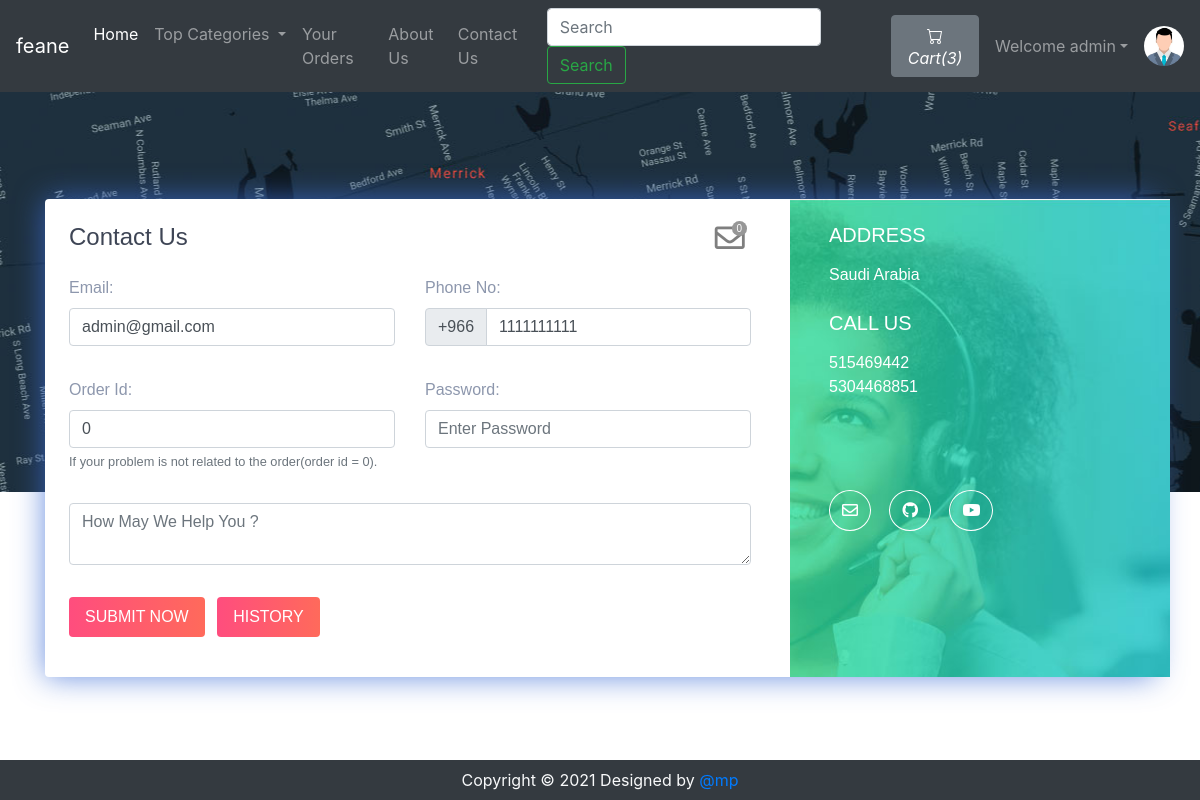
The app's page /contact.php (signed in) with its own data.
### tables this page shows
CREATE TABLE `sitedetail` (
  `tempId` int(11) NOT NULL,
  `systemName` varchar(21) NOT NULL,
  `email` varchar(35) NOT NULL,
  `contact1` bigint(21) NOT NULL,
  `contact2` bigint(21) DEFAULT NULL COMMENT 'Optional',
  `address` text NOT NULL,
  `dateTime` datetime NOT NULL DEFAULT current_timestamp()
);

CREATE TABLE `users` (
  `id` int(21) NOT NULL,
  `username` varchar(21) NOT NULL,
  `firstName` varchar(21) NOT NULL,
  `lastName` varchar(21) NOT NULL,
  `email` varchar(35) NOT NULL,
  `phone` bigint(20) NOT NULL,
  `userType` enum('0','1') NOT NULL DEFAULT '0' COMMENT '0=user\r\n1=admin',
  `password` varchar(255) NOT NULL,
  `joinDate` datetime NOT NULL DEFAULT current_timestamp()
);

### contact.php (the view, shortened to what this page needs)
<!doctype html>
<html lang="en">
  <head>
    <link rel="stylesheet" href="https://stackpath.bootstrapcdn.com/bootstrap/4.5.0/css/bootstrap.min.css">
    <link rel="stylesheet" href="https://use.fontawesome.com/releases/v5.8.2/css/all.css">
  </head>
  <body>
  <?php include 'partials/_dbconnect.php';?>
  <?php include 'partials/_nav.php';?>
      <div class="contact2" style="background-image:url(img/map.jpg);height: 400px;" id="contact">
        <div class="container">
          <div class="row contact-container">
            <div class="col-lg-12">
              <div class="card card-shadow border-0 mb-4">
                <div class="row">
                  <div class="col-lg-8">
                    <div class="contact-box p-4">
                      <div class="row">
                        <div class="col-lg-8">
                          <h4 class="title">Contact Us</h4>
                        </div>
                        <?php if($loggedin){ ?>
                          <div class="col-lg-4">
                            <div class="icon-badge-container mx-1" style="padding-left: 167px;">
                              <a href="#" data-toggle="modal" data-target="#adminReply"><i class="far fa-envelope icon-badge-icon"></i></a>
                              <div class="icon-badge"><b><span id="totalMessage">0</span></b></div>
                            </div>
                          </div>
                        <?php } ?>
                      </div>
                      <?php
                          $passSql = "SELECT * FROM users WHERE id='$userId'";
                          $passResult = mysqli_query($conn, $passSql);
                          $passRow=mysqli_fetch_assoc($passResult);
                          $email = $passRow['email'];
                          $phone = $passRow['phone'];
                      ?>
                      <form action="partials/_manageContactUs.php" method="POST">
                        <div class="row">
                          <div class="col-lg-6">
                            <div class="form-group mt-3">
                                <b><label for="email">Email:</label></b>
                                <input type="email" class="form-control" id="email" name="email" placeholder="Enter Your Email" required value="<?php echo $email ?>">
                            </div>
                          </div>
                          <div class="col-lg-6">
                            <div class="form-group mt-3">
                                <b><label for="phone">Phone No:</label></b>
                                <div class="input-group mb-3">
                                    <div class="input-group-prepend">
                                      <span class="input-group-text" id="basic-addon">+966</span>
                                    </div>
                                    <input type="tel" class="form-control" id="phone" name="phone" aria-describedby="basic-addon" placeholder="Enter Your Phone Number" required pattern="[0-9]{9}" value="<?php echo $phone ?>">
                                </div>
                            </div>
                          </div>
                          <div class="col-lg-6">
                            <div class="form-group mt-3">
                              <b><label for="orderId">Order Id:</label></b>
                              <input class="form-control" type="text" id="orderId" name="orderId" placeholder="Order Id" value="0">
                              <small id="orderIdHelp" class="form-text text-muted">If your problem is not related to the order(order id = 0).</small>
                            </div>
                          </div>
                          <div class="col-lg-6">
                            <div class="form-group mt-3">
                              <b><label for="password">Password:</label></b>
                              <input class="form-control" id="password" name="password" placeholder="Enter Password" type="password" placeholder="Enter Your Password" required data-toggle="password">
                            </div>
                          </div>
                          <div class="col-lg-12">
                            <div class="form-group  mt-3">
                                <textarea class="form-control" id="message" name="message" rows="2" required minlength="6" placeholder="How May We Help You ?"></textarea>
                            </div>
                          </div>
                          <?php if($loggedin){ ?>
                            <div class="col-lg-12">
                              <button type="submit" class="btn btn-danger-gradiant mt-3 mb-3 text-white border-0 py-2 px-3"><span> SUBMIT NOW <i class="ti-arrow-right"></i></span></button>
                              <button type="button" class="btn btn-danger-gradiant mt-3 mb-3 text-white border-0 py-2 px-3 mx-2" data-toggle="modal" data-target="#history"><span> HISTORY <i class="ti-arrow-right"></i></span></button>
                            </div>
                          <?php } ?>
                        </div>
                      </form>
                    </div>
                  </div>
                  <?php
                    $sql = "SELECT * FROM `sitedetail`";
                    $result = mysqli_query($conn, $sql);
                    $row = mysqli_fetch_assoc($result);
                    $address = $row['address'];
                    $email = $row['email'];
                    $contact1 = $row['contact1'];
                    $contact2 = $row['contact2'];
                    echo '<div class="col-lg-4 bg-image" style="background-image:url(img/contact.jpg)">
                          <div class="detail-box p-4">
                            <h5 class="text-white font-weight-light mb-3">ADDRESS</h5>
                            <p class="text-white op-7">' .$address. '</p>
                            <h5 class="text-white font-weight-light mb-3 mt-4">CALL US</h5>
                            <p class="text-white op-7">' .$contact1. '
                              <br> ' .$contact2. '</p>
                            <div class="round-social light">
                              <a href="https://mail.google.com/mail/?view=cm&fs=1&tf=1&to=' .$email. '" class="ml-0 text-decoration-none text-white border border-white rounded-circle" target="_blank"><i class="far fa-envelope"></i></a>
                              <a href="https://github.com/darshankparmar" class="text-decoration-none text-white border border-white rounded-circle" target="_blank"><i class="fab fa-github"></i></i></a>
                              <a href="https://youtube.com/" class="text-decoration-none text-white border border-white rounded-circle" target="_blank"><i class="fab fa-youtube"></i></a>
                            </div>
                          </div>
                        </div>';
                  ?>
                </div>
              </div>
            </div>
          </div>
        </div>
      </div>
  <?php include 'partials/_footer.php';?>
  </body>
</html>

### partials/_nav.php (shortened to what this page needs)
<?php
if(isset($_SESSION['loggedin']) && $_SESSION['loggedin']==true){
  $loggedin= true;
  $userId = $_SESSION['userId'];
  $username = $_SESSION['username'];
}
else{
  $loggedin = false;
  $userId = 0;
}
$sql = "SELECT * FROM `sitedetail`";
$result = mysqli_query($conn, $sql);
$row = mysqli_fetch_assoc($result);
$systemName = $row['systemName'];
echo '<nav class="navbar navbar-expand-lg navbar-dark bg-dark">
      <a class="navbar-brand" href="index.php">'.$systemName.'</a>
      <button class="navbar-toggler" type="button" data-toggle="collapse" data-target="#navbarSupportedContent" aria-controls="navbarSupportedContent" aria-expanded="false" aria-label="Toggle navigation">
        <span class="navbar-toggler-icon"></span>
      </button>
      <div class="collapse navbar-collapse" id="navbarSupportedContent">
        <ul class="navbar-nav mr-auto">
          <li class="nav-item active">
            <a class="nav-link" href="index.php">Home <span class="sr-only">(current)</span></a>
          </li>
          <li class="nav-item dropdown">
            <a class="nav-link dropdown-toggle" href="#" id="navbarDropdown" role="button" data-toggle="dropdown" aria-haspopup="true" aria-expanded="false">
              Top Categories
            </a>
            <div class="dropdown-menu" aria-labelledby="navbarDropdown">';
            echo '</div>
          </li>
          <li class="nav-item">
            <a class="nav-link" href="viewOrder.php">Your Orders</a>
          </li>
          <li class="nav-item">
            <a class="nav-link" href="about.php">About Us</a>
          </li>
          <li class="nav-item">
            <a class="nav-link" href="contact.php">Contact Us</a>
          </li>
        </ul>
        <form method="get" action="/feane/search.php" class="form-inline my-2 my-lg-0 mx-3">
          <input class="form-control mr-sm-2" type="search" name="search" id="search" placeholder="Search" aria-label="Search" required>
          <button class="btn btn-outline-success my-2 my-sm-0" type="submit">Search</button>
        </form>';
        $countsql = "SELECT SUM(`itemQuantity`) FROM `viewcart` WHERE `userId`=$userId";
        $countresult = mysqli_query($conn, $countsql);
        $countrow = mysqli_fetch_assoc($countresult);
        $count = $countrow['SUM(`itemQuantity`)'];
        echo '<a href="viewCart.php"><button type="button" class="btn btn-secondary mx-2" title="MyCart">
          <svg xmlns="img/cart.svg" width="16" height="16" fill="currentColor" class="bi bi-cart" viewBox="0 0 16 16">
            <path d="M0 1.5A.5.5 0 0 1 .5 1H2a.5.5 0 0 1 .485.379L2.89 3H14.5a.5.5 0 0 1 .491.592l-1.5 8A.5.5 0 0 1 13 12H4a.5.5 0 0 1-.491-.408L2.01 3.607 1.61 2H.5a.5.5 0 0 1-.5-.5zM3.102 4l1.313 7h8.17l1.313-7H3.102zM5 12a2 2 0 1 0 0 4 2 2 0 0 0 0-4zm7 0a2 2 0 1 0 0 4 2 2 0 0 0 0-4zm-7 1a1 1 0 1 1 0 2 1 1 0 0 1 0-2zm7 0a1 1 0 1 1 0 2 1 1 0 0 1 0-2z"/>
          </svg>
          <i class="bi bi-cart">Cart(' .$count. ')</i>
        </button></a>';
        if($loggedin){
          echo '<ul class="navbar-nav mr-2">
            <li class="nav-item dropdown">
              <a class="nav-link dropdown-toggle" href="#" id="navbarDropdown" role="button" data-toggle="dropdown"> Welcome ' .$username. '</a>
              <div class="dropdown-menu" aria-labelledby="navbarDropdown">
                <a class="dropdown-item" href="partials/_logout.php">Logout</a>
              </div>
            </li>
          </ul>
          <div class="text-center image-size-small position-relative">
            <a href="viewProfile.php"><img src="img/person-' .$userId. '.jpg" class="rounded-circle" onError="this.src = \'img/profilePic.jpg\'" style="width:40px; height:40px"></a>
          </div>';
        }
        else {
          echo '
          <button type="button" class="btn btn-success mx-2"  data-toggle="modal" data-target="#loginModal">Login</button>
          <button type="button" class="btn btn-success mx-2"  data-toggle="modal" data-target="#signupModal">SignUp</button>';
        }
  echo '</div>
    </nav>';
?>

### contact.php (style rules this page uses)
.icon-badge-container { position: absolute; }
.icon-badge-icon { font-size: 30px; color: rgb(0 0 0 / 50%); position: relative; }
.icon-badge { background-color: #979797;; font-size: 10px; color: white; text-align: center; width: 15px; height: 15px; border-radius: 49%; position: relative; top: -35px; left: 17px; }
.contact2 { font-family: "Montserrat", sans-serif; color: #8d97ad; font-weight: 300; background-position: center top; }
.contact2 h1, .contact2 h2, .contact2 h3, .contact2 h4, .contact2 h5, .contact2 h6 { color: #3e4555; }
.contact2 .bg-image { background-size: cover; position: relative; display: -webkit-box; display: -webkit-flex; display: -ms-flexbox; display: flex; }
.contact2 .card.card-shadow { -webkit-box-shadow: 0px 0px 30px rgba(115, 128, 157, 0.1); box-shadow: 0px 0px 30px rgba(61, 109, 214, 0.774); }
.contact2 .detail-box .round-social { margin-top: 100px; }
.contact2 .round-social a { background: transparent; margin: 0 7px; padding: 11px 12px; }
.contact2 .contact-container { position: relative; top: 107px; }
.contact2 .btn-danger-gradiant { background: #ff4d7e; background: -webkit-linear-gradient(legacy-direction(to right), #ff4d7e 0%, #ff6a5b 100%); background: -webkit-gradient(linear, left top, right top, from(#ff4d7e), to(#ff6a5b)); background: -webkit-linear-gradient(left, #ff4d7e 0%, #ff6a5b 100%); background: -o-linear-gradient(left, #ff4d7e 0%, #ff6a5b 100%); background: linear-gradient(to right, #ff4d7e 0%, #ff6a5b 100%); }

### records on screen
sitedetail: systemName "feane", address "Saudi Arabia", contact1 "515469442", contact2 "5304468851"
users: email "admin@gmail.com", phone "1111111111"

### other values on screen
$count "3"
$username "admin"
